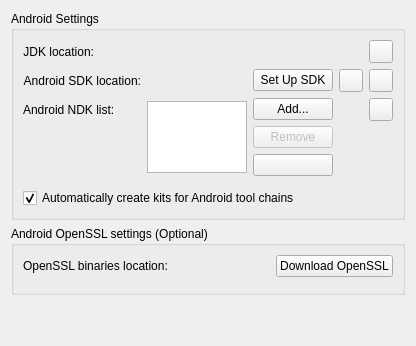
<?xml version="1.0" encoding="UTF-8"?>
<ui version="4.0">
 <class>AndroidSettingsWidget</class>
 <widget class="QWidget" name="AndroidSettingsWidget">
  <property name="windowTitle">
   <string>Android Configuration</string>
  </property>
  <layout class="QVBoxLayout" name="verticalLayout">
   <item>
    <widget class="QGroupBox" name="androidSettingsGroupBox">
     <property name="title">
      <string>Android Settings</string>
     </property>
     <layout class="QGridLayout" name="gridLayout_3">
      <item row="1" column="1">
       <widget class="Utils::PathChooser" name="SDKLocationPathChooser" native="true"/>
      </item>
      <item row="1" column="7">
       <widget class="QToolButton" name="downloadSDKToolButton">
        <property name="toolTip">
         <string>Open Android SDK download URL in the system's browser.</string>
        </property>
       </widget>
      </item>
      <item row="3" column="2" rowspan="3" colspan="4">
       <layout class="QVBoxLayout" name="ndkListControlsLayout">
        <item>
         <widget class="QPushButton" name="addCustomNdkButton">
          <property name="enabled">
           <bool>true</bool>
          </property>
          <property name="sizePolicy">
           <sizepolicy hsizetype="Expanding" vsizetype="Fixed">
            <horstretch>0</horstretch>
            <verstretch>0</verstretch>
           </sizepolicy>
          </property>
          <property name="toolTip">
           <string>Add the selected custom NDK. The toolchains and debuggers will be created automatically.</string>
          </property>
          <property name="text">
           <string>Add...</string>
          </property>
         </widget>
        </item>
        <item>
         <widget class="QPushButton" name="removeCustomNdkButton">
          <property name="enabled">
           <bool>false</bool>
          </property>
          <property name="sizePolicy">
           <sizepolicy hsizetype="Expanding" vsizetype="Fixed">
            <horstretch>0</horstretch>
            <verstretch>0</verstretch>
           </sizepolicy>
          </property>
          <property name="toolTip">
           <string>Remove the selected NDK if it has been added manually.</string>
          </property>
          <property name="text">
           <string>Remove</string>
          </property>
         </widget>
        </item>
        <item>
         <widget class="QPushButton" name="makeDefaultNdkButton">
          <property name="toolTip">
           <string>Force a specific NDK installation to be used by all Android kits.&lt;br/&gt;Note that the forced NDK might not be compatible with all registered Qt versions.</string>
          </property>
         </widget>
        </item>
       </layout>
      </item>
      <item row="6" column="0" colspan="8">
       <widget class="Utils::DetailsWidget" name="androidDetailsWidget" native="true"/>
      </item>
      <item row="3" column="1" rowspan="3">
       <widget class="QListWidget" name="ndkListWidget">
        <property name="sizePolicy">
         <sizepolicy hsizetype="Expanding" vsizetype="Maximum">
          <horstretch>0</horstretch>
          <verstretch>0</verstretch>
         </sizepolicy>
        </property>
        <property name="sizeAdjustPolicy">
         <enum>QAbstractScrollArea::AdjustToContents</enum>
        </property>
        <property name="iconSize">
         <size>
          <width>16</width>
          <height>16</height>
         </size>
        </property>
        <property name="resizeMode">
         <enum>QListView::Adjust</enum>
        </property>
        <property name="modelColumn">
         <number>0</number>
        </property>
        <property name="sortingEnabled">
         <bool>false</bool>
        </property>
       </widget>
      </item>
      <item row="0" column="0">
       <widget class="QLabel" name="OpenJDKLocationLabel">
        <property name="sizePolicy">
         <sizepolicy hsizetype="Fixed" vsizetype="Preferred">
          <horstretch>0</horstretch>
          <verstretch>0</verstretch>
         </sizepolicy>
        </property>
        <property name="text">
         <string>JDK location:</string>
        </property>
        <property name="alignment">
         <set>Qt::AlignRight|Qt::AlignTrailing|Qt::AlignVCenter</set>
        </property>
       </widget>
      </item>
      <item row="0" column="1">
       <widget class="Utils::PathChooser" name="OpenJDKLocationPathChooser" native="true">
        <property name="sizePolicy">
         <sizepolicy hsizetype="Expanding" vsizetype="Preferred">
          <horstretch>0</horstretch>
          <verstretch>0</verstretch>
         </sizepolicy>
        </property>
       </widget>
      </item>
      <item row="0" column="7">
       <widget class="QToolButton" name="downloadOpenJDKToolButton">
        <property name="toolTip">
         <string>Open JDK download URL in the system's browser.</string>
        </property>
       </widget>
      </item>
      <item row="1" column="0">
       <widget class="QLabel" name="SDKLocationLabel">
        <property name="sizePolicy">
         <sizepolicy hsizetype="Fixed" vsizetype="Preferred">
          <horstretch>0</horstretch>
          <verstretch>0</verstretch>
         </sizepolicy>
        </property>
        <property name="text">
         <string>Android SDK location:</string>
        </property>
        <property name="alignment">
         <set>Qt::AlignRight|Qt::AlignTrailing|Qt::AlignVCenter</set>
        </property>
       </widget>
      </item>
      <item row="1" column="2" colspan="4">
       <widget class="QPushButton" name="sdkToolsAutoDownloadButton">
        <property name="text">
         <string>Set Up SDK</string>
        </property>
       </widget>
      </item>      
      <item row="1" column="6">
       <widget class="QToolButton" name="sdkManagerToolButton">
        <property name="text">
         <string/>
        </property>
       </widget>
      </item>
      <item row="3" column="0">
       <widget class="QLabel" name="ndkComboBoxLabel">
        <property name="text">
         <string>Android NDK list:</string>
        </property>
       </widget>
      </item>
      <item row="3" column="7">
       <widget class="QToolButton" name="downloadNDKToolButton">
        <property name="toolTip">
         <string>Open Android NDK download URL in the system's browser.</string>
        </property>
        <property name="text">
         <string/>
        </property>
       </widget>
      </item>
      <item row="7" column="0" colspan="8">
       <widget class="QCheckBox" name="CreateKitCheckBox">
        <property name="text">
         <string>Automatically create kits for Android tool chains</string>
        </property>
        <property name="checked">
         <bool>true</bool>
        </property>
       </widget>
      </item>
     </layout>
    </widget>
   </item>
   <item>
    <widget class="QGroupBox" name="androidOpenSSLSettingsGroupBox">
     <property name="title">
      <string>Android OpenSSL settings (Optional)</string>
     </property>
     <layout class="QGridLayout" name="gridLayout_2">
      <item row="0" column="0">
       <widget class="QLabel" name="label">
        <property name="sizePolicy">
         <sizepolicy hsizetype="Maximum" vsizetype="Preferred">
          <horstretch>0</horstretch>
          <verstretch>0</verstretch>
         </sizepolicy>
        </property>
        <property name="text">
         <string>OpenSSL binaries location:</string>
        </property>
       </widget>
      </item>
      <item row="1" column="0" colspan="4">
       <widget class="Utils::DetailsWidget" name="openSslDetailsWidget" native="true"/>
      </item>
      <item row="0" column="3">
       <widget class="QPushButton" name="downloadOpenSSLPrebuiltLibs">
        <property name="sizePolicy">
         <sizepolicy hsizetype="Fixed" vsizetype="Fixed">
          <horstretch>0</horstretch>
          <verstretch>0</verstretch>
         </sizepolicy>
        </property>
        <property name="text">
         <string>Download OpenSSL</string>
        </property>
       </widget>
      </item>
      <item row="0" column="1" colspan="2">
       <widget class="Utils::PathChooser" name="openSslPathChooser" native="true">
        <property name="toolTip">
         <string>Select the path of the prebuilt OpenSSL binaries.</string>
        </property>
       </widget>
      </item>
     </layout>
    </widget>
   </item>
   <item>
    <spacer name="verticalSpacer">
     <property name="orientation">
      <enum>Qt::Vertical</enum>
     </property>
     <property name="sizeHint" stdset="0">
      <size>
       <width>20</width>
       <height>40</height>
      </size>
     </property>
    </spacer>
   </item>
  </layout>
 </widget>
 <customwidgets>
  <customwidget>
   <class>Utils::PathChooser</class>
   <extends>QWidget</extends>
   <header location="global">utils/pathchooser.h</header>
   <container>1</container>
   <slots>
    <signal>editingFinished()</signal>
    <signal>browsingFinished()</signal>
   </slots>
  </customwidget>
  <customwidget>
   <class>Utils::DetailsWidget</class>
   <extends>QWidget</extends>
   <header location="global">utils/detailswidget.h</header>
   <container>1</container>
  </customwidget>
 </customwidgets>
 <resources/>
 <connections/>
</ui>
